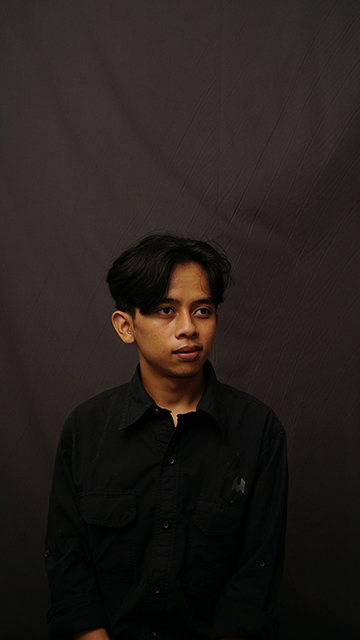
#> input picture pertemuan-5/assets/img/e.JPG, 360 x 640 px, found by its file name
$ python thresholding.py
#> lines starting #> are read from the running program, lines starting #| are printed output that depends on the picture; after the words box and inside, x2 and y2 are one past the last pixel; in counts of white or black regions, pixels touching at a corner belong together
import cv2
import numpy as np

# Membaca gambar dalam grayscale
image = cv2.imread('assets\img\e.JPG', 0)
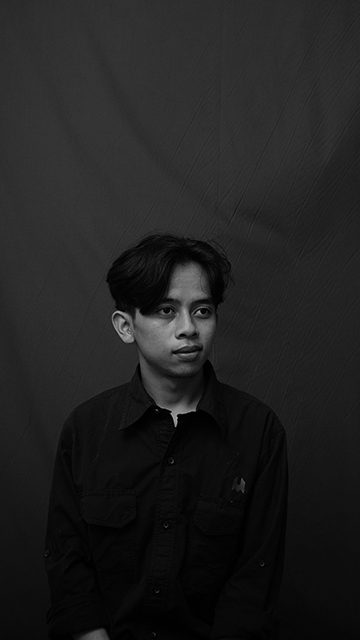
#> image: shape (640, 360); min 0, max 175, mean 32.2

# Menerapkan thresholding
ret, thresh_image = cv2.threshold(image, 127, 255, cv2.THRESH_BINARY)
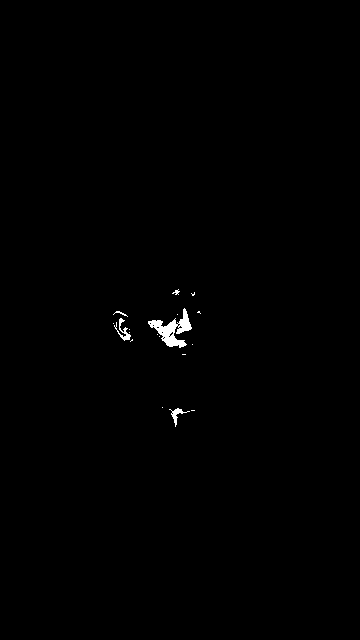
#> thresh_image: shape (640, 360); 0.43% white; 18 white regions (13 under 20 px), largest, box (x1, y1, x2, y2) and area: (148, 308, 192, 348) 675, (114, 318, 131, 341) 124, (169, 408, 190, 427) 100, (113, 311, 128, 317) 25, (172, 289, 180, 295) 22

# Menampilkan hasil
cv2.imshow('Thresholded Image', thresh_image)
cv2.waitKey(0)
cv2.destroyAllWindows()
